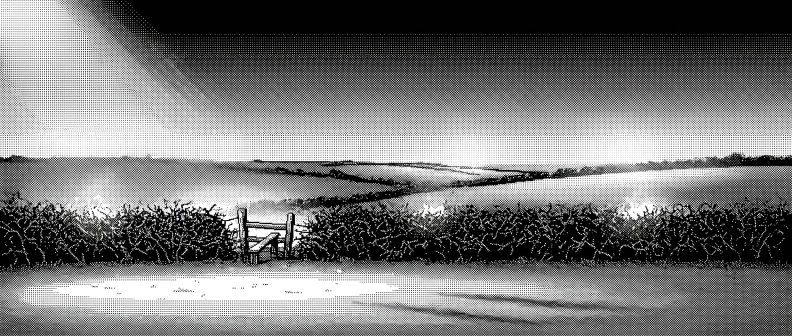
#> input picture research/3d-fight/demo2/backgrounds/ember_shade.jpg, 1584 x 672 px, given in place of ember_shade.jpg.jpg, which was not available (shown at 1/2 size)
$ python -i gen_backgrounds.py   (imports and definitions only)
#> lines starting #> are read from the running program, lines starting #| are printed output that depends on the picture; pictures that were not available may be replaced by others from this repository, and a replacement may not be noted
#!/usr/bin/env python3
"""3d-fight demo2: floor-1 backgrounds at the game's exact 320x112.

Same pipeline as demo1 (designed 1-bit dither still -> density master ->
procedural perfect-loop GIF, fixed Bayer), but on the event-art grid:
320x112, generated at 21:9 (closest supported aspect) and center-cropped.
Scene prompts carry the floor_001.yaml arrival flavor.

Usage:
  python gen_backgrounds.py stills [id ...]   # model calls, skips existing
  python gen_backgrounds.py gifs   [id ...]   # local, always rebuilds
Key: LUNA_GEMINI_API_KEY from env, falling back to ../../../luna/.env.
"""

from __future__ import annotations

import asyncio
import importlib.util
import os
import sys

import numpy as np
from PIL import Image, ImageFilter, ImageOps

_HERE = os.path.dirname(os.path.abspath(__file__))
_ROOT = os.path.join(_HERE, "..", "..", "..")
OUT = os.path.join(_HERE, "backgrounds")

_prov = os.path.join(_ROOT, "plugin-image-gen",
                     "plugin_image_gen", "providers.py")
if not os.path.exists(_prov):   # the plugin moved into luna-plugins
    _prov = os.path.join(_ROOT, "..", "luna-plugins", "plugins",
                         "plugin-image-gen", "plugin_image_gen",
                         "providers.py")
_spec = importlib.util.spec_from_file_location("providers", _prov)
providers = importlib.util.module_from_spec(_spec)
sys.modules["providers"] = providers
# [1 line not run here, left out]

W, H = 320, 112
FRAMES, FRAME_MS = 24, 100
FLOOR_FRAC = 0.91          # floor line: combatants' feet at 0.78 * H
BAYER8 = np.array([
    [0, 32, 8, 40, 2, 34, 10, 42], [48, 16, 56, 24, 50, 18, 58, 26],
    [12, 44, 4, 36, 14, 46, 6, 38], [60, 28, 52, 20, 62, 30, 54, 22],
    [3, 35, 11, 43, 1, 33, 9, 41], [51, 19, 59, 27, 49, 17, 57, 25],
    [15, 47, 7, 39, 13, 45, 5, 37], [63, 31, 55, 23, 61, 29, 53, 21],
])

# Exactly the shipped banner discipline (tools/generate_banners.py):
# the model paints designed gradients; the LOCAL post pass owns the
# dither. Never ask for "chunky dither pixels" — painted dither turns
# to mid-density mush when downscaled to the grid.
STYLE = (
    "1-bit pixel art banner in the classic Macintosh / Playdate / 1-bit "
    "Akira poster style. STRICTLY two colors: pure black and pure white "
    "— every midtone rendered as ordered Bayer dithering. The image "
    "must be FULL OF designed gradients: a large sky that fades "
    "smoothly from dense white dither at the horizon to black at the "
    "top (or the reverse), soft glow ramps radiating from every light "
    "source, gradient pools of light on the ground, atmospheric depth "
    "where far things dissolve into sparse dither. Wide cinematic "
    "shot, low horizon, one dominant subject, light from the top-left, "
    "rich dithered texture in ground and sky. No text, no borders, no "
    "watermark. "
)

FLOOR = (
    "Setting: floor one of the tower — The Fencerows. Stolen meadowland "
    "rolls out under the tower's floodlights; hedgerows still stand in "
    "their old lines, fencing fields no farmer will cut again. "
)

STAGE = (
    "EMPTY STAGE — absolutely no creatures, no people, no animals, no "
    "figures of any kind. The scene is viewed from the side like a "
    "theater stage: flat, level open ground fills the lower quarter of "
    "the frame edge to edge — the fighting floor where combatants will "
    "later stand — with nothing tall growing or standing on it, a "
    "designed gradient pool of light falling across the open grass. "
    "All hedges, structures and scenery sit BEHIND that open ground; "
    "the ground line is strictly horizontal. "
)

# Floor 1 — The Fencerows. wind: sway amplitude in px; fire: flicker.
SCENES: dict[str, dict] = {
    "grey_wolf": dict(wind=1.5, fire=False, prompt=(
        "A clear readable landscape: one long dark hedgerow runs "
        "horizontally behind the fighting floor, with a single torn "
        "dark gap in the hedge left of center. Above and behind it, "
        "night meadowland and two tower floodlights on poles casting "
        "designed cone-shaped glow beams down across the grass. Crisp "
        "distinct shapes, strong tonal separation.")),
    "feral_boar": dict(wind=1.2, fire=False, prompt=(
        "A ruined field between old hedgerow lines: turf torn up in "
        "dark furrows behind the fighting floor, broken fence posts "
        "leaning, churned earth, tower floodlights raking low across "
        "the grass from one side.")),
    "hedge_rat": dict(wind=1.1, fire=False, prompt=(
        "A fencerow at night with an abandoned granary behind it: the "
        "granary door stands open spilling a pale glow gradient, grain "
        "sacks burst on the ground behind the fighting floor, leaves "
        "drifting off the hedge.")),
    "lane_wolf": dict(wind=1.7, fire=False, prompt=(
        "A green lane between two tall hedgerows converging toward the "
        "horizon behind the fighting floor, cold floodlight beams "
        "crossing the lane from above, hedge shadows long across the "
        "grass.")),
    "goblin_straggler": dict(wind=0.7, fire=True, prompt=(
        "A low wooden gate and stile in a hedgerow behind the fighting "
        "floor, tall grass, an abandoned tiny campfire still burning "
        "to one side with a designed glow ramp radiating from the "
        "flames, night sky above.")),
    "ember_shade": dict(wind=2.4, fire=True, prompt=(
        "A rotten stile in a snarled blackthorn hedge behind the "
        "fighting floor, faint ember glow seeping out of the hedge "
        "line itself where spilled aether soaked the wood — small "
        "glowing points along the blackthorn, flood-lit haze above.")),
    "warden": dict(wind=1.4, fire=False, prompt=(
        "The floor's stair-gate: a riveted iron gate and humming "
        "stair-lift machinery behind the fighting floor, stairs rising "
        "into darkness beyond, two floodlight cones from the gate "
        "towers pooling on the ground, hard machine edges against a "
        "dithered night sky.")),
}


# [11 lines left out: function api_key, not called in this run]


# [10 lines not run here, left out]


def density_master(sid: str) -> np.ndarray:
    """Model render -> 320x112 greyscale density field in [0, 1]."""
#> called with sid = 'backgrounds/ember_shade.jpg'
    img = Image.open(os.path.join(OUT, f"{sid}.jpg")).convert("L")
    iw, ih = img.size
#> iw = 1584; ih = 672
    target = W / H
    if iw / ih > target:
        nw = int(ih * target)
        img = img.crop(((iw - nw) // 2, 0, (iw + nw) // 2, ih))
    else:
        nh = int(iw / target)
#> nh = 554
        img = img.crop((0, (ih - nh) // 2, iw, (ih + nh) // 2))
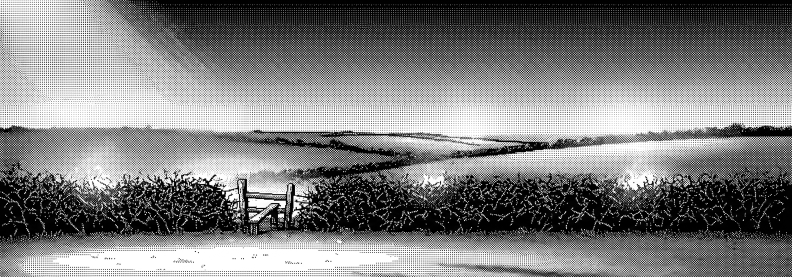
#> img: PIL image 1584x554 L (shown at 1/2 size); min 0, max 255, mean 125.3
    img = img.resize((W, H), Image.LANCZOS)
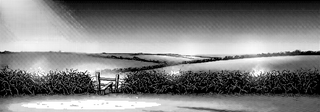
#> img: PIL image 320x112 L; min 0, max 255, mean 125.5
    img = ImageOps.autocontrast(img, cutoff=1)
    return np.asarray(img, dtype=np.float64) / 255.0


# [66 lines left out: functions glow_mask, noise_fields, wind_shift, build_gif, not called in this run]


# [27 lines not run here, left out]

>>> result = density_master('backgrounds/ember_shade.jpg')

$ run again, on research/3d-fight/demo2/backgrounds/warden.jpg
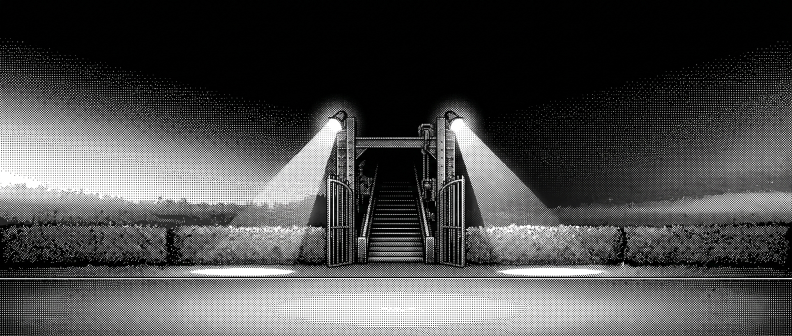
#> input picture research/3d-fight/demo2/backgrounds/warden.jpg, 1584 x 672 px, given in place of warden.jpg.jpg, which was not available (shown at 1/2 size)
#> in density_master, `img = img.crop((0, (ih - nh) // 2, iw, (ih + nh) // 2))`:
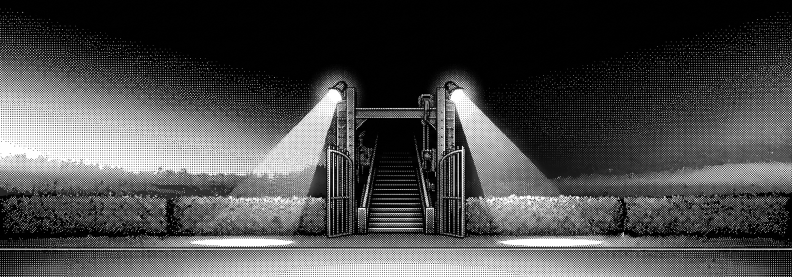
#> img: PIL image 1584x554 L (shown at 1/2 size); min 0, max 255, mean 74.4
#> in density_master, `img = img.resize((W, H), Image.LANCZOS)`:
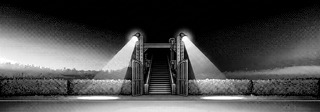
#> img: PIL image 320x112 L; min 0, max 255, mean 74.4
